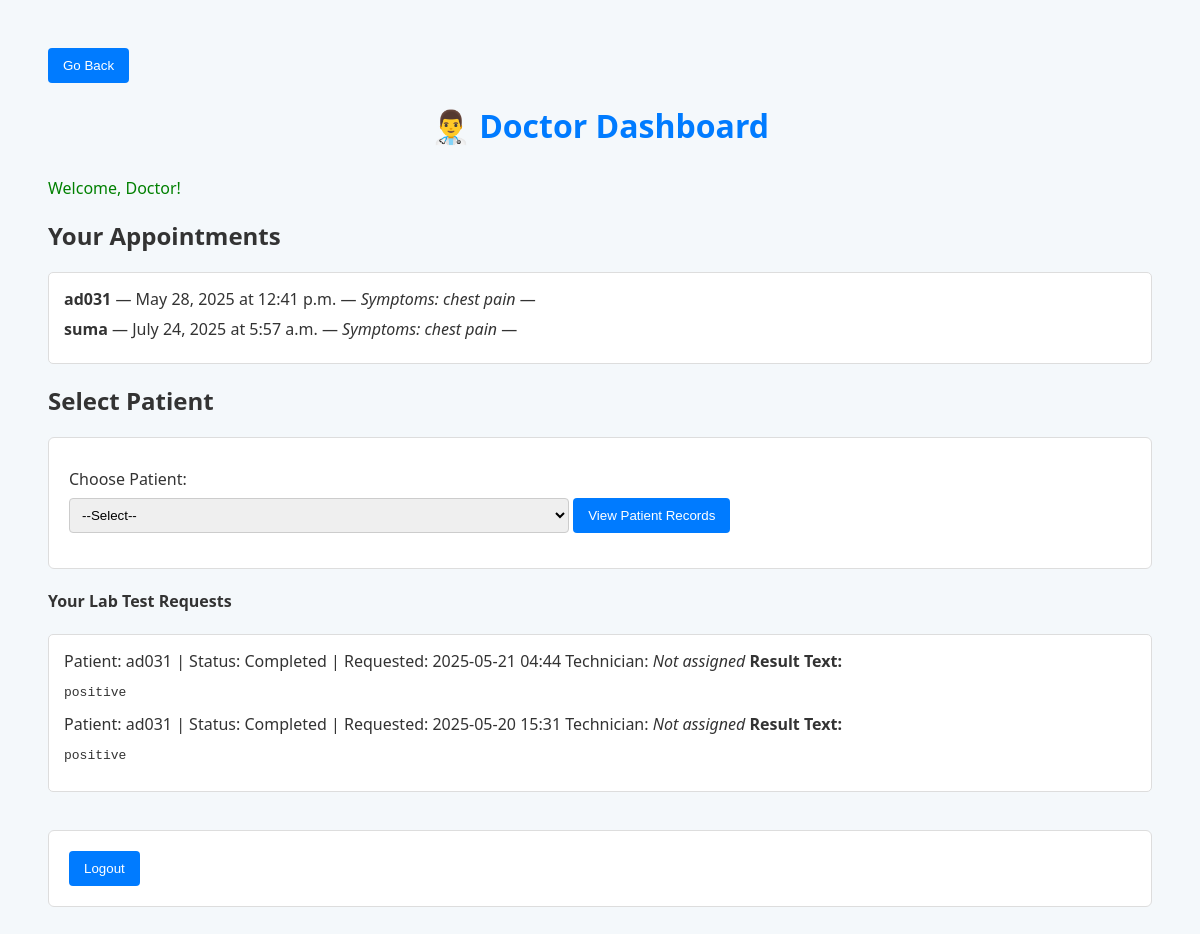
Page /doctors/dashboard/ (signed in) on the committed database.
### patients/models.py (models this page shows, shortened)
class Appointment(models.Model):
    patient = models.ForeignKey(User, on_delete=models.CASCADE, related_name='appointments')
    doctor = models.ForeignKey(Doctor, on_delete=models.CASCADE, related_name='appointments')
    symptoms = models.TextField()
    preferred_date = models.DateField()
    preferred_time = models.TimeField()

### labs/models.py (models this page shows, shortened)
class LabTestRequest(models.Model):
    STATUS_CHOICES = [
        ('pending', 'Pending'),
        ('completed', 'Completed'),
    ]
    patient = models.ForeignKey(User, related_name='lab_test_requests', on_delete=models.CASCADE)
    doctor = models.ForeignKey(User, related_name='lab_test_requests_sent', on_delete=models.CASCADE)
    technician = models.ForeignKey(
        User,
        related_name='lab_test_requests_assigned',
        on_delete=models.SET_NULL,
        null=True,
        blank=True
    )
    symptoms = models.TextField(blank=True, null=True)
    requested_at = models.DateTimeField(auto_now_add=True)
    status = models.CharField(max_length=20, choices=STATUS_CHOICES, default='pending')
    notes = models.TextField(blank=True, null=True)  # Doctor's notes if any

class LabTestResult(models.Model):
    test_request = models.OneToOneField(LabTestRequest, related_name='result', on_delete=models.CASCADE)
    uploaded_at = models.DateTimeField(auto_now_add=True)
    result_file = models.FileField(upload_to='lab_results/', blank=True, null=True)
    result_text = models.TextField(blank=True, null=True)

### doctors/views.py (the view, shortened to what this page needs)
# urls.py: path("dashboard/", views.dashboard_view, name="doctor_dashboard"),
@login_required
def dashboard_view(request):
    if not (hasattr(request.user, 'profile') and request.user.profile.role == 'doctor'):
        return HttpResponseForbidden("You are not authorized to view this page.")
    doctor = get_object_or_404(Doctor, user=request.user)
    appointments = Appointment.objects.filter(doctor=doctor)
    doctor_lab_requests = LabTestRequest.objects.filter(doctor=request.user).order_by('-requested_at')
    selected_patient = None
    previous_diagnoses = []
    previous_prescriptions = []
    upload_success = False
    diagnosis_saved = False
    lab_test_requested = False
    context = {
        "appointments": appointments,
        "selected_patient": selected_patient,
        "previous_diagnoses": previous_diagnoses,
        "previous_prescriptions": previous_prescriptions,
        "upload_success": upload_success,
        "diagnosis_saved": diagnosis_saved,
        "lab_test_requested": lab_test_requested,
        "doctor_lab_requests": doctor_lab_requests,
        "all_patients": User.objects.filter(profile__role='patient'),
    }
    return render(request, "doctors/doctor_dashboard.html", context)

### doctors/templates/doctors/doctor_dashboard.html (shortened to what this page needs)
{% load static %}
<!DOCTYPE html>
<html lang="en">
<head>
    <link rel="stylesheet" href="{% static 'css/doctor.css' %}">
</head>
<body>
<button onclick="window.history.back()">Go Back</button>
<h1>👨‍⚕️ Doctor Dashboard</h1>
<div style="color: green;">Welcome, Doctor!</div>
<h2>Your Appointments</h2>
<ul>
  {% for appointment in appointments %}
    <li>
      <strong>{{ appointment.patient.get_full_name|default:appointment.patient.username }}</strong> —
      {{ appointment.preferred_date }} at {{ appointment.preferred_time }} —
      <em>Symptoms: {{ appointment.symptoms }}</em> —
    </li>
  {% empty %}
    <li>No approved appointments yet.</li>
  {% endfor %}
</ul>
<h2>Select Patient</h2>
<form method="POST">
  <label for="selected_patient">Choose Patient:</label>
  <select name="selected_patient" id="selected_patient" required>
    <option value="">--Select--</option>
  </select>
  <button type="submit">View Patient Records</button>
</form>
<h4>Your Lab Test Requests</h4>
<ul>
  {% for req in doctor_lab_requests %}
    <li>
      Patient: {{ req.patient.get_full_name|default:req.patient.username }} |
      Status: {{ req.get_status_display }} |
      Requested: {{ req.requested_at|date:"Y-m-d H:i" }}
      Technician: {% if req.technician %}{{ req.technician.get_full_name|default:req.technician.username }}{% else %}<em>Not assigned</em>{% endif %}
      {% if req.result %}
        {% if req.result.result_text %}
          <strong>Result Text:</strong>
          <pre>{{ req.result.result_text }}</pre>
        {% endif %}
      {% else %}
        <em>No lab test result uploaded yet.</em>
      {% endif %}
    </li>
  {% empty %}
    <li>No lab test requests sent yet.</li>
  {% endfor %}
</ul>
<br>
<form method="post" action="{% url 'logout' %}">
  <button type="submit">Logout</button>
</form>
</body>
</html>

### static/css/doctor.css (style rules this page uses)
body { font-family: 'Segoe UI', sans-serif; background-color: #f4f8fb; padding: 40px; color: #333; }
h1 { color: #007bff; text-align: center; margin-bottom: 30px; }
ul { background-color: #fff; border: 1px solid #ddd; padding: 15px; border-radius: 5px; list-style-type: none; }
ul li { margin-bottom: 8px; }
select, textarea, input[type="file"] { width: 100%; max-width: 500px; padding: 8px; margin-top: 8px; margin-bottom: 15px; border: 1px solid #ccc; border-radius: 4px; }
button { padding: 10px 15px; background-color: #007bff; color: white; border: none; border-radius: 4px; cursor: pointer; }
form { background-color: #fff; padding: 20px; border-radius: 6px; border: 1px solid #ddd; margin-bottom: 20px; }
label { font-weight: 500; display: block; margin-top: 10px; }

### rows in the picture
Appointment: patient.get_full_name "ad031", preferred_date "May 28, 2025", preferred_time "12:41 p.m.", symptoms "chest pain"
Appointment: patient.get_full_name "suma", preferred_date "July 24, 2025", preferred_time "5:57 a.m.", symptoms "chest pain"
LabTestRequest: patient.get_full_name "ad031", status "Completed", requested_at "2025-05-21 04:44", shows "Not assigned", result.result_text "positive"
LabTestRequest: patient.get_full_name "ad031", status "Completed", requested_at "2025-05-20 15:31", shows "Not assigned", result.result_text "positive"
